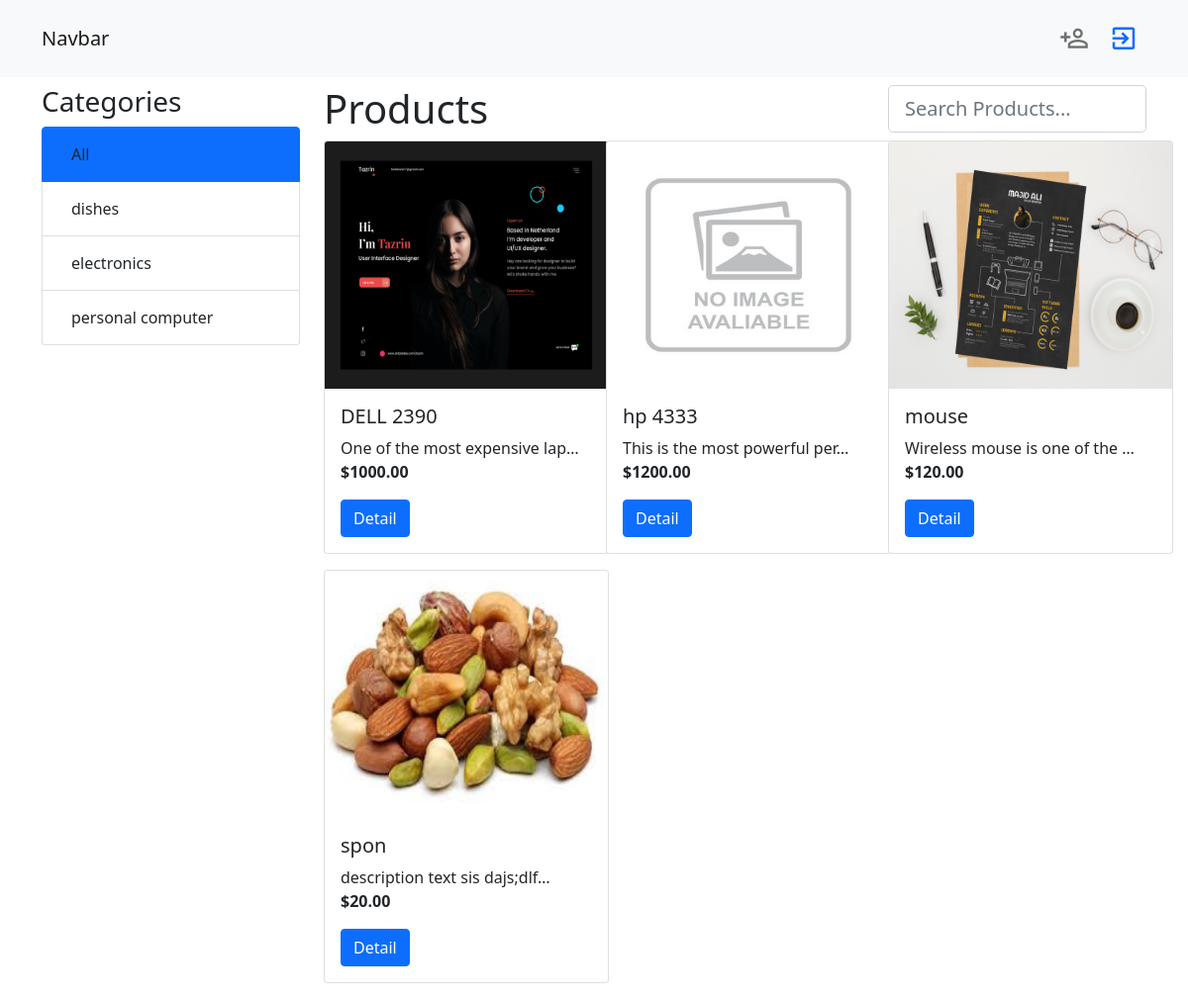
The page / on the database its author committed.
### shop/models.py (models this page shows, shortened)
class Category(models.Model):
    name = models.CharField(max_length=200, db_index=True)
    slug = models.SlugField(max_length=200, unique=True)
    def get_absolute_url(self):
        return reverse('shop:product_list_by_category', args=[self.slug])
    class Meta:
        ordering = ("name", )
        verbose_name = 'category'
        verbose_name_plural = 'categories'

class Product(models.Model):
    category = models.ForeignKey(Category, related_name="products", on_delete=models.CASCADE)
    name = models.CharField(max_length=200, db_index=True)
    slug = models.SlugField(max_length=200, db_index=True)
    image = models.ImageField(upload_to="products/%Y/%m/%d", blank=True)
    description = models.TextField(blank=True)
    price = models.DecimalField(max_digits=10, decimal_places=2)
    available = models.BooleanField(default=True)
    created = models.DateTimeField(auto_now_add=True)
    updated = models.DateTimeField(auto_now=True)
    def get_absolute_url(self):
        return reverse("shop:product_detail", args=[self.id, self.slug])
    class Meta:
        ordering = ("name", )
        index_together = (("id", "slug"), )

### shop/views.py (the view)
# urls.py: path("", views.product_list, name="product_list"),
def product_list(request, category_slug=None):
    category = None
    categories = Category.objects.all()
    products = Product.objects.filter(available=True)
    if category_slug:
        category = get_object_or_404(Category, slug=category_slug)
        products = products.filter(category=category)
    context = {
        "category" : category,
        'categories' : categories,
        'products' : products
    }
    return render(request, "shop/product/list.html", context)

### cart/context_processors.py (called while the page is built)
def cart(request):
    return  {"cart" : Cart(request)}

### shop/templates/shop/product/list.html (shortened to what this page needs)
{% extends 'base.html' %}
{% load static %}
{% block content %}
    <div class="row">
        <div class="col-lg-3">
            <h3>Categories</h3>
            <ul class="list-group">
                <li {% if not category %} class="list-group-item text-light active" {% else %} class="list-group-item text-dark" {% endif %}>
                    <a class="btn btn-default" href="{% url 'shop:product_list' %}">All</a>
                </li>
                {% for c in categories %}
                    <li {% if category.slug == c.slug %} class="list-group-item active" {% else %} class="list-group-item" {% endif %}>
                        <a class="btn btn-default" href="{{c.get_absolute_url}}">{{c.name}}</a>
                    </li>
                {% endfor %}
            </ul>
        </div>
        <div class="col-lg-9">
            <div class="row">
                <div class="col-lg-8">
                    <h1>{% if category %} {{category.name}} {% else %} Products {% endif %}</h1>
                </div>
                <div class="col-lg-4">
                    <form class="form-inline my-2 my-lg-0">
                        <input class="form-control form-control-lg mr-sm-2" type="search" placeholder="Search Products..." aria-label="Search">
                    </form>
                </div>
            </div>
            <div class="row">
                {% for product in products %}
                    <div class="col-lg-4 col-md-6 mb-3">
                        <div class="card" style="width: 18rem;">
                            <img src="{% if product.image %} {{product.image.url}} {% else %} {% static "images/no_image.jpg" %} {% endif %}" class="card-img-top" alt="product image" style="height: 250px;">
                            <div class="card-body">
                              <h5 class="card-title">{{product.name}}</h5>
                              <p class="card-text">
                                {{product.description|truncatechars:"30"}}
                                <br>
                                <b>${{product.price}}</b> </p>
                              <a href="{{product.get_absolute_url}}" class="btn btn-primary">Detail</a>
                            </div>
                          </div>
                    </div>
                {% endfor %}
            </div>
        </div>
    </div>
{% endblock content %}

### rows shown on the page
Category: name "dishes"
Category: name "electronics"
Category: name "personal computer"
Product: image (picture), name "DELL 2390", description "One of the most expensive lap…", price "1000.00"
Product: name "hp 4333", description "This is the most powerful per…", price "1200.00"
Product: image (picture), name "mouse", description "Wireless mouse is one of the …", price "120.00"
Product: image (picture), name "spon", description "description text sis dajs;dlf…", price "20.00"
